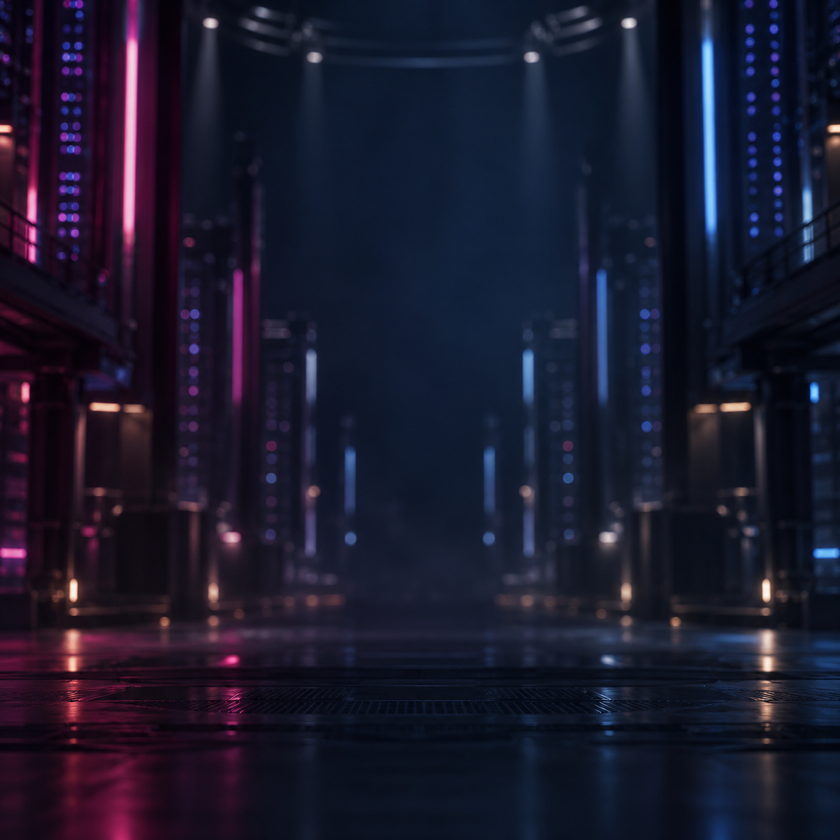
#> input picture brand/logan/environment/command-room.png, 840 x 840 px, shrunk from 1254 x 1254 before the run
$ python soften-background.py
#> lines starting #> are read from the running program, lines starting #| are printed output that depends on the picture
"""Retain soft room shapes in the opposite color to each avatar's accents.

Run with system Python and Pillow. Keep the original plate as the art source.
"""
from pathlib import Path
from PIL import Image, ImageFilter, ImageOps

folder = Path(__file__).resolve().parent
source = Image.open(folder/'command-room.png').convert('RGB')
#> source is the input picture: PIL image 840x840 RGB; mean R, G, B 26.3, 25.4, 44.8
shapes = ImageOps.grayscale(source.filter(ImageFilter.GaussianBlur(12)))
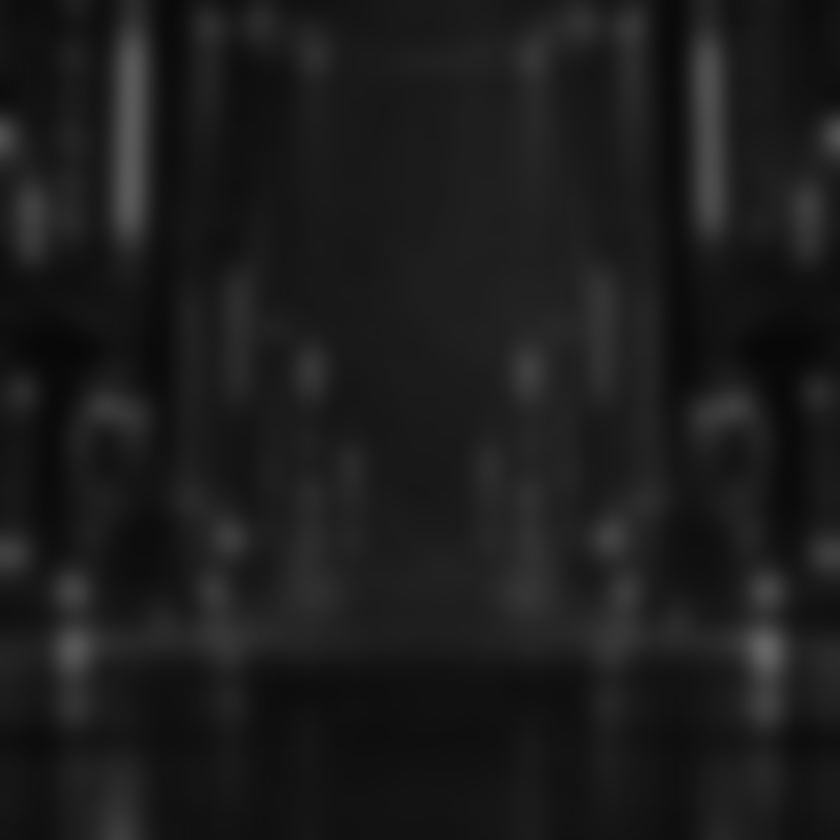
#> shapes: PIL image 840x840 L; min 7, max 101, mean 27.8
shapes = ImageOps.autocontrast(shapes, cutoff=1)
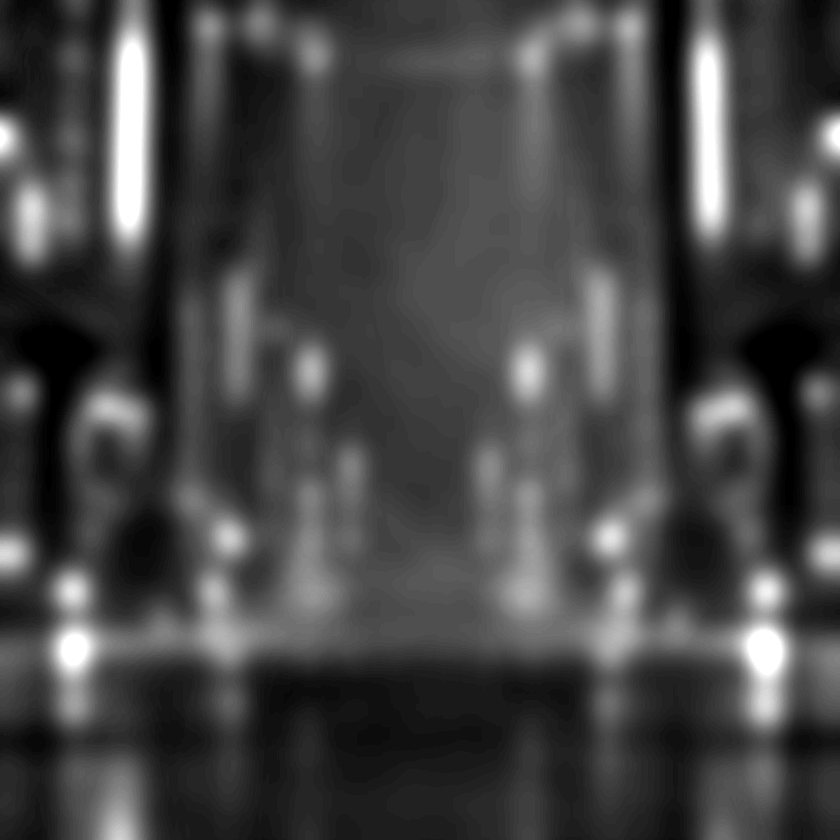
#> shapes: PIL image 840x840 L; min 0, max 255, mean 69.6
shapes = shapes.point(lambda value: round(255*(value/255)**.85))
for palette, dark, light in (
    ('blue', '#102442', '#469bd6'),
    ('pink', '#30142d', '#c454a5'),
):
    plate = ImageOps.colorize(shapes, black=dark, white=light)
    plate.save(folder/f'command-room-{palette}.png', optimize=True)
#> this loop made 2 passes
#> pass 1, `plate = ImageOps.colorize(shapes, black=dark, white=light)`:
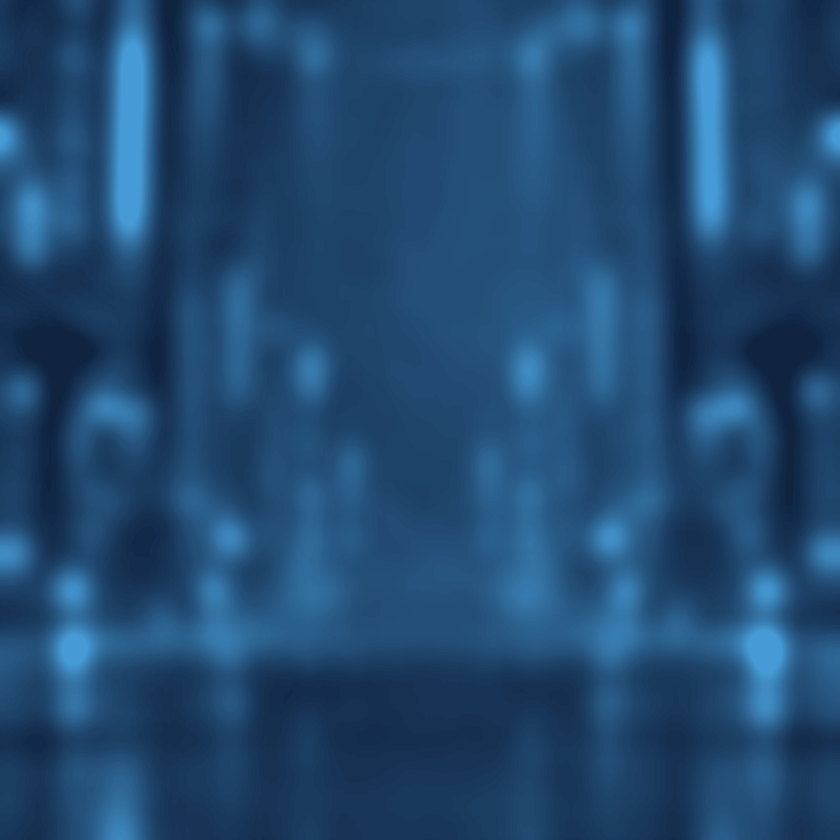
#> plate: PIL image 840x840 RGB; mean R, G, B 33, 73.9, 113.3
#> pass 2, `plate = ImageOps.colorize(shapes, black=dark, white=light)`:
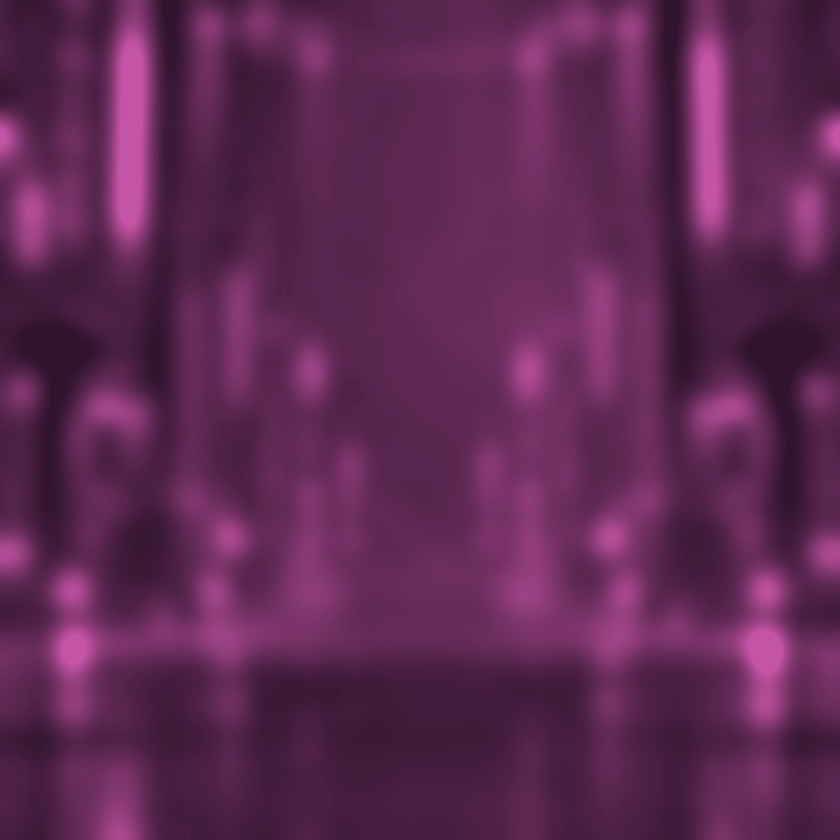
#> plate: PIL image 840x840 RGB; mean R, G, B 95.3, 40.2, 83.4
